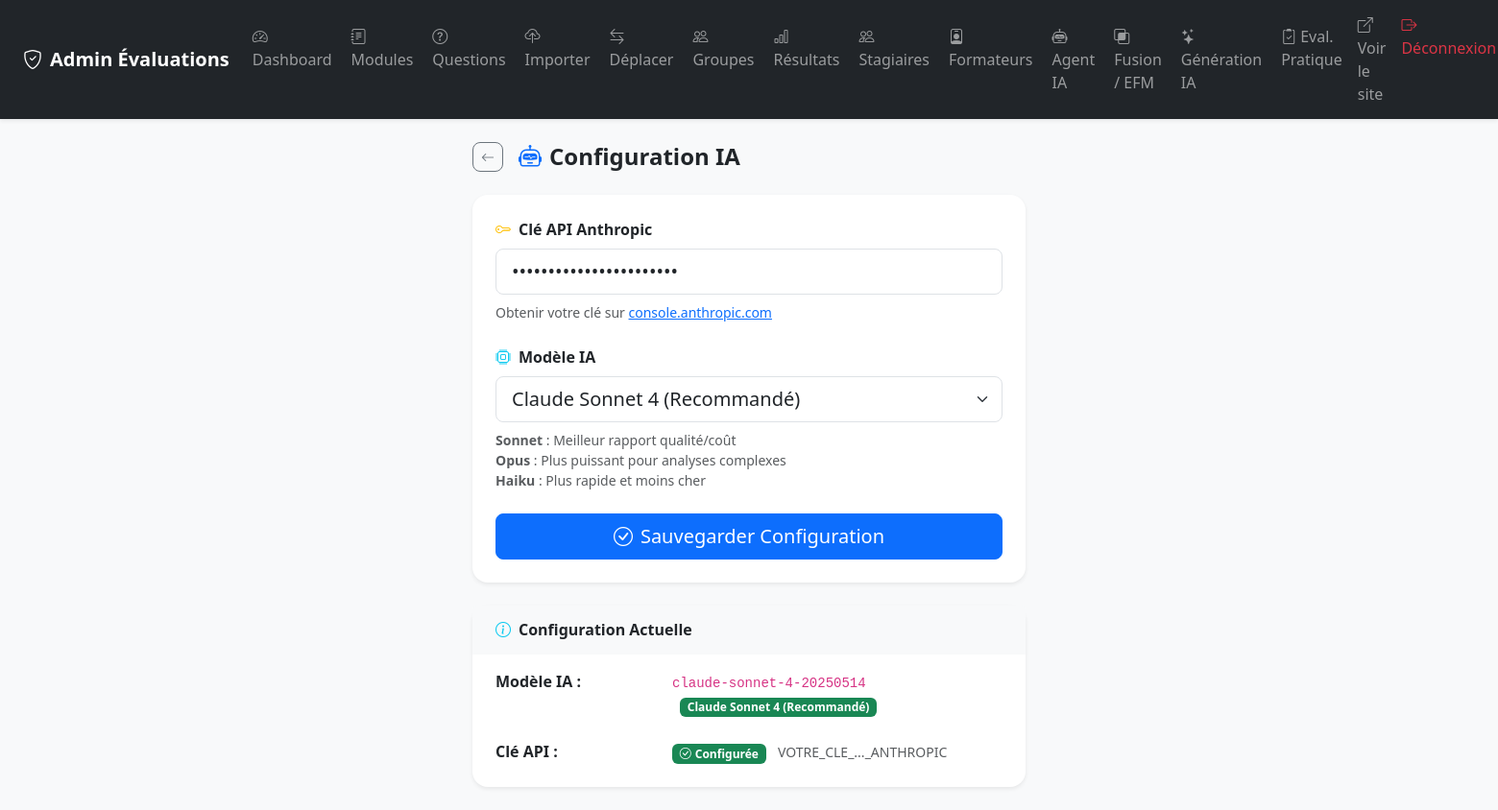
/admin/config_ia.php (signed in), run on an earlier commit of the app's database.
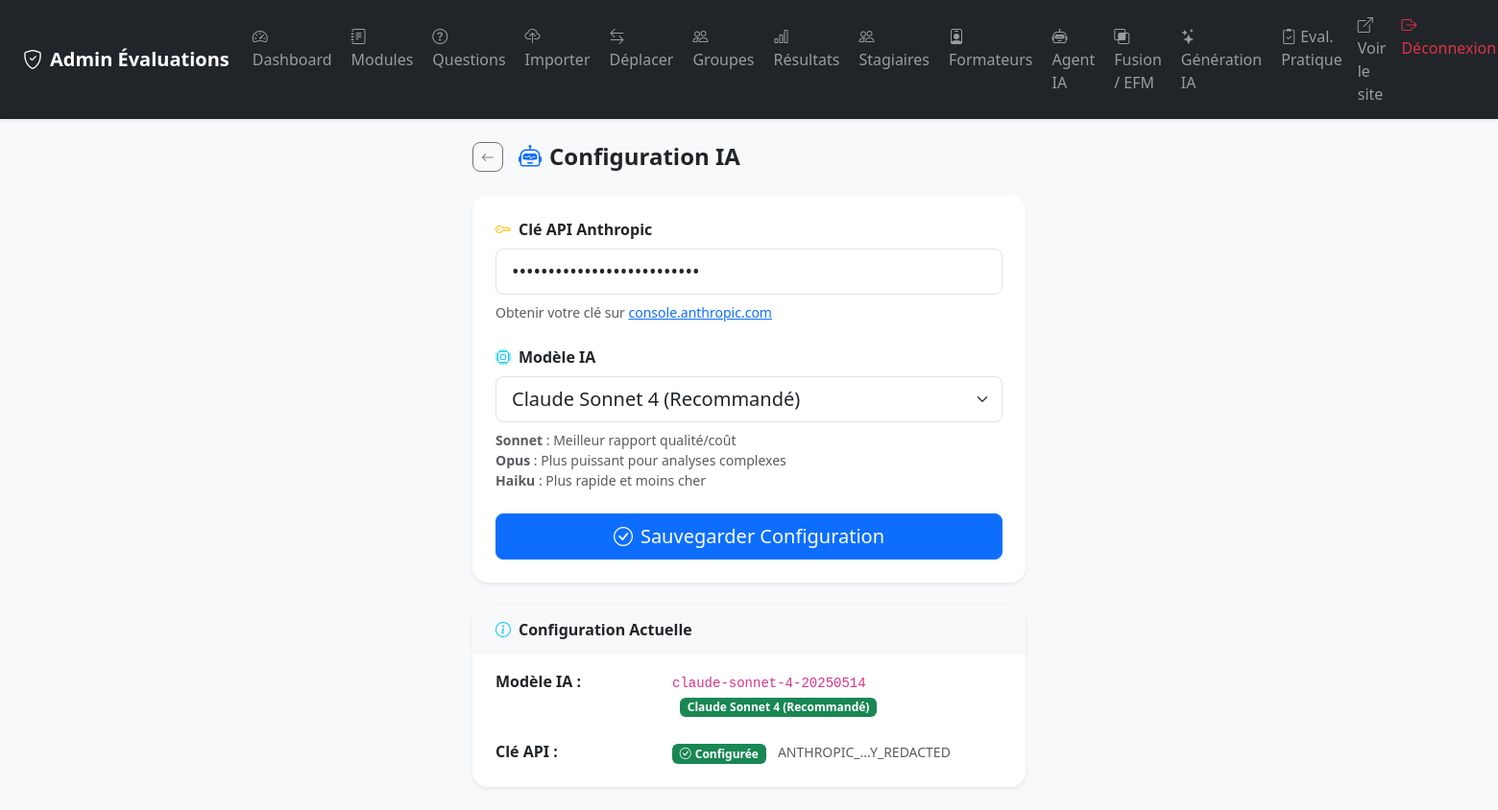
And on a later commit of the database.
### tables this page shows
CREATE TABLE `config` (
  `cle` varchar(100) NOT NULL,
  `valeur` text NOT NULL,
  `updated_at` timestamp NULL DEFAULT CURRENT_TIMESTAMP ON UPDATE CURRENT_TIMESTAMP,
  PRIMARY KEY (`cle`)
);

### includes/functions.php (called while the page is built, shortened)
<?php
function getAIModel(): string {
    $pdo = getDB();
    try {
        $stmt = $pdo->prepare("SELECT valeur FROM config WHERE cle = 'ai_model' LIMIT 1");
        $stmt->execute();
        $model = trim($stmt->fetchColumn() ?: 'claude-sonnet-4-20250514');
        return !empty($model) ? $model : 'claude-sonnet-4-20250514';
    } catch (Exception $e) {
        return 'claude-sonnet-4-20250514';
    }
}

### admin/config_ia.php (the view, shortened to what the changed rows need)
<?php
require_once __DIR__ . '/../includes/functions.php';
$pdo = getDB();
$modeles_disponibles = [
    'claude-opus-4-7' => 'Claude Opus 4.7 (Plus puissant)',
    'claude-sonnet-4-20250514' => 'Claude Sonnet 4 (Recommandé)',
    'claude-haiku-4-5-20251001' => 'Claude Haiku (Plus rapide, moins cher)',
];
$apiKey = '';
$modelCourant = getAIModel();
try {
    $stmt = $pdo->query("SELECT cle, valeur FROM config WHERE cle IN ('anthropic_api_key', 'ai_model')");
    $configs = $stmt->fetchAll(PDO::FETCH_KEY_PAIR);
    $apiKey = $configs['anthropic_api_key'] ?? '';
} catch (Exception $e) {
    $erreur = "Erreur lors de la lecture des configurations";
}
?>
<!DOCTYPE html>
<html lang="fr">
<head>
    <link href="https://cdn.jsdelivr.net/npm/bootstrap@5.3.2/dist/css/bootstrap.min.css" rel="stylesheet">
    <link href="https://cdn.jsdelivr.net/npm/bootstrap-icons@1.11.3/font/bootstrap-icons.min.css" rel="stylesheet">
    <link href="../assets/css/style.css" rel="stylesheet">
</head>
<body class="bg-light">
<div class="container py-4" style="max-width:600px">
    <div class="d-flex align-items-center gap-3 mb-4">
        <h2 class="h4 fw-bold mb-0">
            <i class="bi bi-robot me-2 text-primary"></i>Configuration IA
        </h2>
    </div>
    <div class="card border-0 shadow-sm rounded-4">
        <div class="card-body p-4">
            <form method="POST">
                <div class="mb-4">
                    <label for="ai_model" class="form-label fw-semibold">
                        <i class="bi bi-cpu me-2 text-info"></i>Modèle IA
                    </label>
                    <select id="ai_model" name="ai_model" class="form-select form-select-lg">
                        <?php foreach ($modeles_disponibles as $id => $label): ?>
                        <option value="<?= $id ?>" <?= $modelCourant === $id ? 'selected' : '' ?>>
                            <?= htmlspecialchars($label) ?>
                        </option>
                        <?php endforeach; ?>
                    </select>
                    <small class="text-muted d-block mt-2">
                        <strong>Sonnet</strong> : Meilleur rapport qualité/coût<br>
                        <strong>Opus</strong> : Plus puissant pour analyses complexes<br>
                        <strong>Haiku</strong> : Plus rapide et moins cher
                    </small>
                </div>
            </form>
        </div>
    </div>
    <div class="card border-0 shadow-sm rounded-4 mt-4">
        <div class="card-body px-4 py-3">
            <dl class="row mb-0">
                <dd class="col-sm-8">
                    <code><?= htmlspecialchars($modelCourant) ?></code>
                    <span class="badge bg-success ms-2"><?= htmlspecialchars($modeles_disponibles[$modelCourant] ?? 'Inconnu') ?></span>
                </dd>
                <dd class="col-sm-8 mt-3">
                    <?php if ($apiKey): ?>
                    <span class="badge bg-success">
                        <i class="bi bi-check-circle me-1"></i>Configurée
                    </span>
                    <small class="text-muted ms-2"><?= htmlspecialchars(substr($apiKey, 0, 10)) ?>...<?= htmlspecialchars(substr($apiKey, -10)) ?></small>
                    <?php else: ?>
                    <span class="badge bg-warning text-dark">
                        <i class="bi bi-exclamation-triangle me-1"></i>Non configurée
                    </span>
                    <?php endif; ?>
                </dd>
            </dl>
        </div>
    </div>
</div>
</body>
</html>

What changed in the data, as far as the page shows it:
added config: ai_model "Claude Sonnet 4 (Recommandé)", valeur "claude-sonnet-4-20250514", valeur "Claude Sonnet 4 (Recommandé)"
Also different on the page:
substr($apiKey, 0, 10): "VOTRE_CLE_" → "ANTHROPIC_"
substr($apiKey, -10): "_ANTHROPIC" → "Y_REDACTED"
form field ai_model: "Claude Sonnet 4 (Recommandé)" → (not shown)
$modelCourant: "claude-sonnet-4-20250514" → (not shown)
$modeles_disponibles[$modelCourant]: "Claude Sonnet 4 (Recommandé)" → (not shown)
